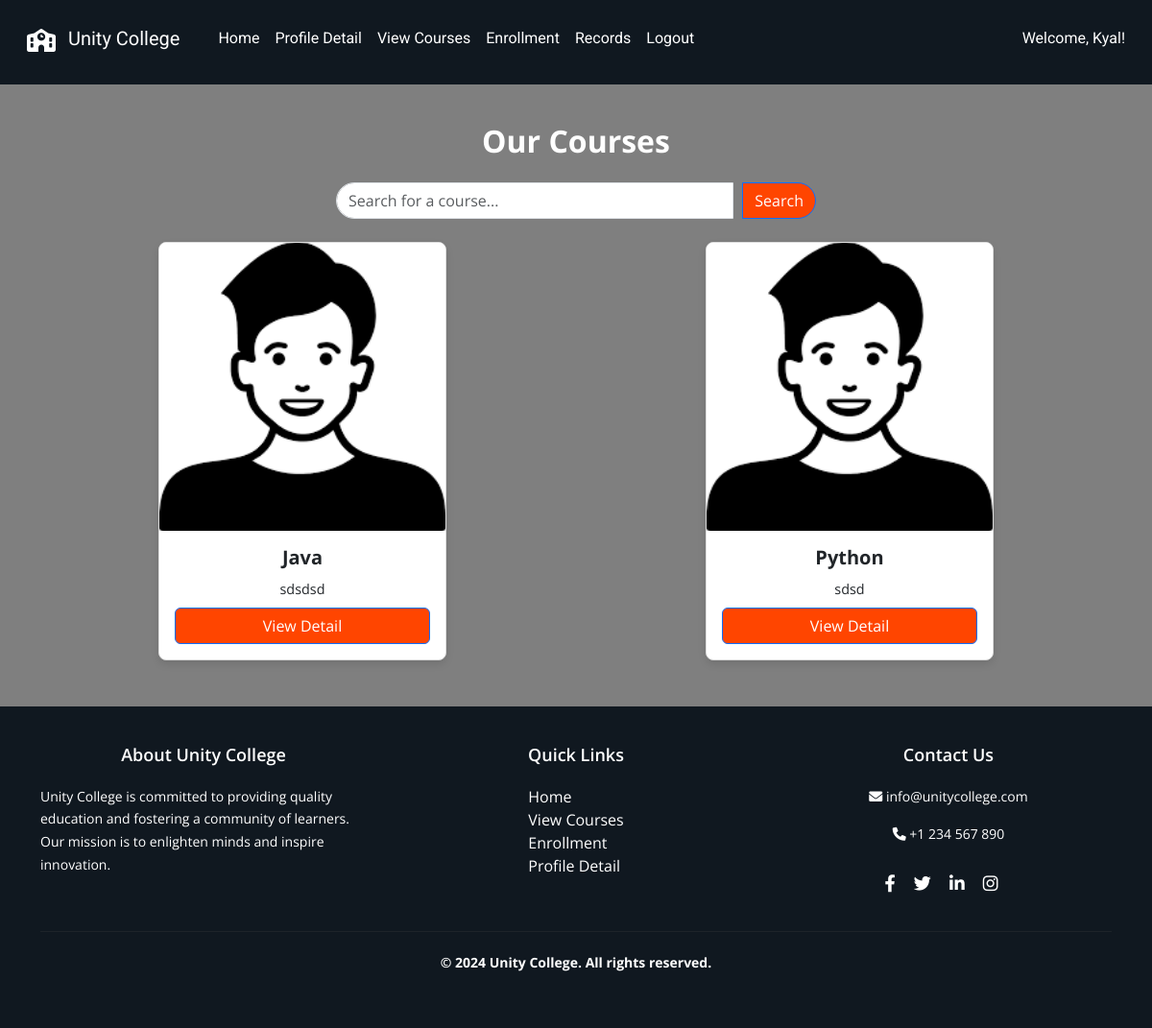
Before: /student/courses (signed in) with the older database file.
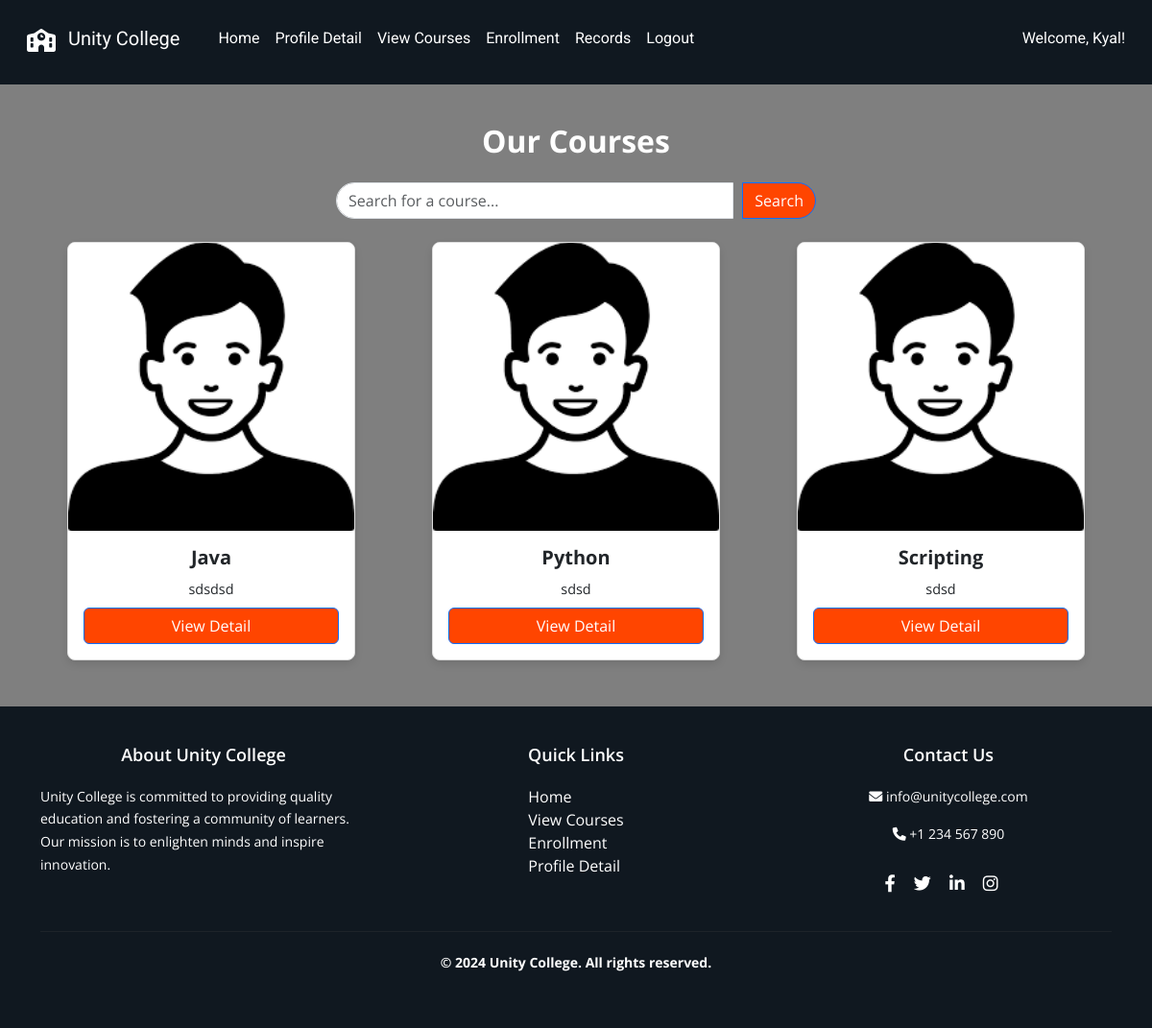
After: the same page with the newer database file.
### tables this page shows
CREATE TABLE "course" (
    "id" INTEGER PRIMARY KEY AUTOINCREMENT,
    "name" TEXT NOT NULL,
    "image" TEXT NOT NULL,
    "description" TEXT NOT NULL,
    "credits" INTEGER NOT NULL,
    "lecturer" TEXT NOT NULL
);

### app.py (the view)
@app.route('/student/courses')
def view_courses():
    if 'username' not in session or session.get('user_type') != 'student':
        return redirect(url_for('student_login'))
    username = session.get('username')
    search_query = request.args.get('search', '')
    try:
        if search_query:
            courses = query_db("SELECT id, name, image, description FROM course WHERE name LIKE ?", ('%' + search_query + '%',))
        else:
            courses = query_db("SELECT id, name, image, description FROM course")
    except Exception as e:
        print(traceback.format_exc())
        courses = []
    return render_template('student/courses.html', courses=courses, username=username)

### dbcontroller.py (called while the page is built)
def get_db_connection():
    return sqlite3.connect(DATABASE)

def query_db(query, args=(), one=False):
    con = get_db_connection()
    with closing(con.cursor()) as cur:
        cur.execute(query, args)
        rv = cur.fetchall()
        if one:
            return rv[0] if rv else None
        return rv

### templates/student/courses.html
{% extends "/student/layout.html" %} {% block content %}
<link rel="stylesheet" href="/static/css/student/courses.css" />
<div class="container mt-4">
  <h1 class="coursetitle mb-4">Our Courses</h1>
  <form
    method="GET"
    action="{{ url_for('view_courses') }}"
    class="search-form mb-4"
  >
    <div class="input-group">
      <input
        type="text"
        name="search"
        class="form-control"
        placeholder="Search for a course..."
        value="{{ request.args.get('search', '') }}"
      />
      <button class="btn btn-primary" type="submit">Search</button>
    </div>
  </form>
  <div class="row">
    {% if courses %} {% if courses|length == 1 %}
    <div class="single-course">
      <div class="card">
        <img
          src="{{ url_for('static', filename='images/courses/' ~ courses[0][2]) }}"
          class="card-img-top course-img"
          alt="Course Image"
        />
        <div class="card-body">
          <h5 class="card-title">{{ courses[0][1] }}</h5>
          <p class="card-text">{{ courses[0][3] }}</p>
          <a
            href="{{ url_for('course_detail', course_id=courses[0][0]) }}"
            class="btn btn-primary"
            >View Detail</a
          >
        </div>
      </div>
    </div>
    {% else %} {% for course in courses %}
    <div class="col-md-4 mb-4">
      <div class="card">
        <img
          src="{{ url_for('static', filename='images/courses/' ~ course[2]) }}"
          class="card-img-top course-img"
          alt="Course Image"
        />
        <div class="card-body">
          <h5 class="card-title">{{ course[1] }}</h5>
          <p class="card-text">{{ course[3] }}</p>
          <a
            href="{{ url_for('course_detail', course_id=course[0]) }}"
            class="btn btn-primary"
            >View Detail</a
          >
        </div>
      </div>
    </div>
    {% endfor %} {% endif %} {% else %}
    <p>No courses available.</p>
    {% endif %}
  </div>
</div>
{% endblock %}

Changed rows visible on the page:
added course: image (picture), name "Scripting", description "sdsd"
